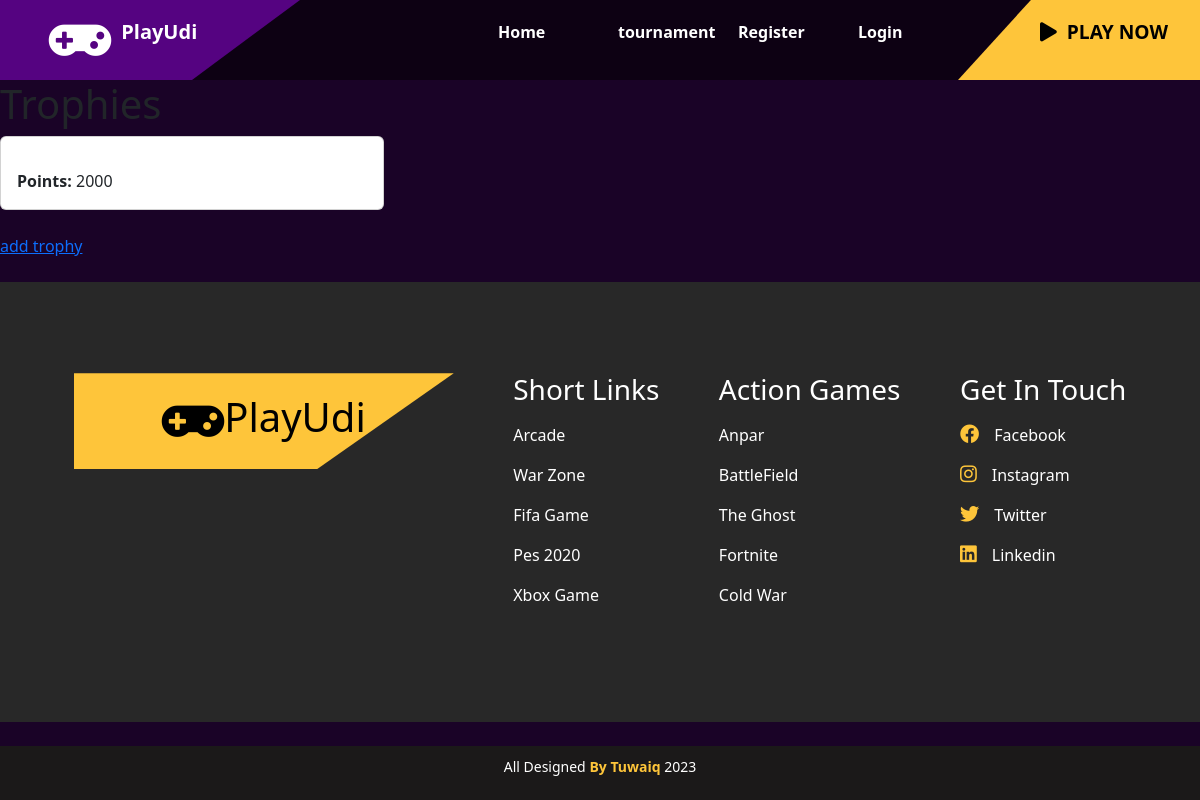
The page /trophy/ on the database as committed earlier.
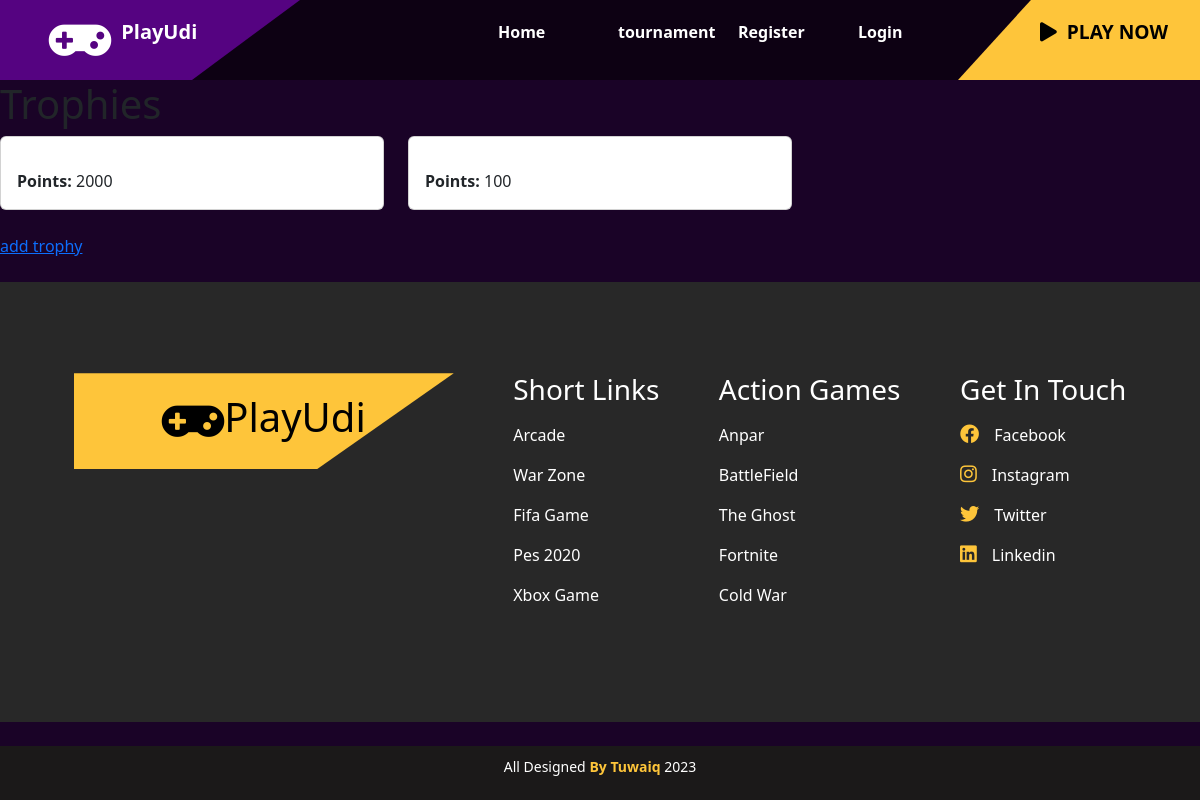
The same page on the database as committed later.
### tournament/models.py (models this page shows)
class Trophy(models.Model):
    winner = models.ForeignKey(Profile, on_delete=models.CASCADE, default=None)
    tournament = models.OneToOneField(Tournament, on_delete=models.CASCADE, default=None)
    points = models.IntegerField(default=0)

### trophy/views.py (the view)
# urls.py: path('', views.trophy_view, name="trophy_view"),
def trophy_view(request: HttpRequest) -> HttpResponse:
    trophies = Trophy.objects.all()
    return render(request, 'trophy/trophies.html', {"trophies":trophies})

### trophy/templates/trophy/trophies.html (shortened to what this page needs)
{% extends 'main/base.html' %}
{% block content %}
<h1>Trophies</h1>
  <div class="row">
    {% for trophy in trophies %}
      <div class="col-md-4">
        <div class="card mb-4">
          <div class="card-body">
            <p class="card-text"><strong>Points:</strong> {{ trophy.points }}</p>
          </div>
        </div>
      </div>
    {% endfor %}
  </div>
<a href="{% url 'trophy:add_trophy_view' %}"> add trophy </a>
{% endblock%}

Rows that differ between the two databases and show on the page:
added Trophy: points "100"
